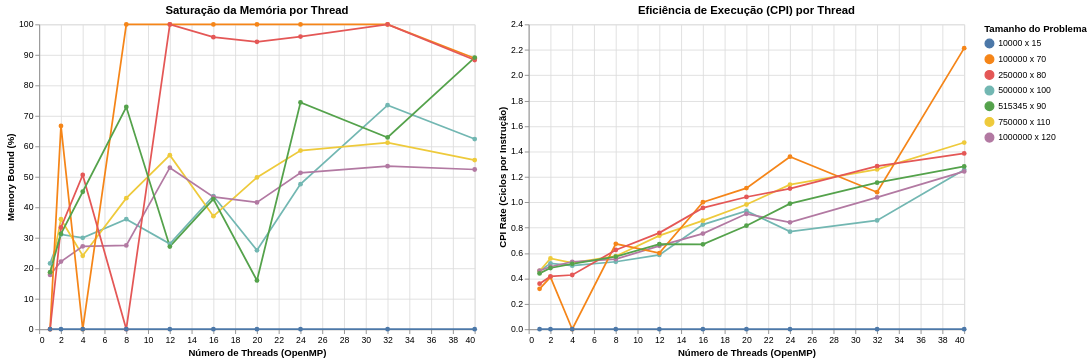

Write notebook code for a chart like this one.
### Code cell
import altair as alt

# Ordenação para os gráficos
order = df_hpc_para.sort_values(['samples', 'features'])['problem_size'].unique().tolist()

# Gráfico 1: Evolução do Gargalo de Memória
mem_chart = alt.Chart(df_hpc_para).mark_line(point=True).encode(
    x=alt.X('threads:Q', title='Número de Threads (OpenMP)'),
    y=alt.Y('Memory Bound:Q', title='Memory Bound (%)'),
    color=alt.Color('problem_size:N', sort=order, title='Tamanho do Problema'),
    tooltip=['problem_size', 'threads', 'Memory Bound']
).properties(
    width=500, height=350,
    title='Saturação da Memória por Thread'
)

# Gráfico 2: Evolução da Eficiência de Ciclo (CPI)
cpi_para_chart = alt.Chart(df_hpc_para).mark_line(point=True).encode(
    x=alt.X('threads:Q', title='Número de Threads (OpenMP)'),
    y=alt.Y('CPI Rate:Q', title='CPI Rate (Ciclos por Instrução)'),
    color=alt.Color('problem_size:N', sort=order, title='Tamanho do Problema'),
    tooltip=['problem_size', 'threads', 'CPI Rate']
).properties(
    width=500, height=350,
    title='Eficiência de Execução (CPI) por Thread'
)

(mem_chart | cpi_para_chart).resolve_scale(y='independent')

### Figure 1 — Vega-Lite specification as saved in the notebook (floating-point values rounded to 4 significant figures)
{"config": {"view": {"continuousWidth": 300, "continuousHeight": 300}}, "hconcat": [{"mark": {"type": "line", "point": true}, "encoding": {"color": {"field": "problem_size", "sort": ["10000 x 15", "100000 x 70", "250000 x 80", "500000 x 100", "515345 x 90", "750000 x 110", "1000000 x 120"], "title": "Tamanho do Problema", "type": "nominal"}, "tooltip": [{"field": "problem_size", "type": "nominal"}, {"field": "threads", "type": "quantitative"}, {"field": "Memory Bound", "type": "quantitative"}], "x": {"field": "threads", "title": "Número de Threads (OpenMP)", "type": "quantitative"}, "y": {"field": "Memory Bound", "title": "Memory Bound (%)", "type": "quantitative"}}, "height": 350, "title": "Saturação da Memória por Thread", "width": 500}, {"mark": {"type": "line", "point": true}, "encoding": {"color": {"field": "problem_size", "sort": ["10000 x 15", "100000 x 70", "250000 x 80", "500000 x 100", "515345 x 90", "750000 x 110", "1000000 x 120"], "title": "Tamanho do Problema", "type": "nominal"}, "tooltip": [{"field": "problem_size", "type": "nominal"}, {"field": "threads", "type": "quantitative"}, {"field": "CPI Rate", "type": "quantitative"}], "x": {"field": "threads", "title": "Número de Threads (OpenMP)", "type": "quantitative"}, "y": {"field": "CPI Rate", "title": "CPI Rate (Ciclos por Instrução)", "type": "quantitative"}}, "height": 350, "title": "Eficiência de Execução (CPI) por Thread", "width": 500}], "data": {"name": "data-4eeabbe0af11d0af52b4e0cbfb0cbd5f"}, "resolve": {"scale": {"y": "independent"}}, "$schema": "https://vega.github.io/schema/vega-lite/v6.1.0.json", "datasets": {"data-4eeabbe0af11d0af52b4e0cbfb0cbd5f": [{"problem_size": "500000 x 100", "threads": 1, "samples": 500000, "features": 100, "CPI Rate": 0.4583, "Memory Bound": 21.6, "Cache Bound": 10.3}, {"problem_size": "500000 x 100", "threads": 2, "samples": 500000, "features": 100, "CPI Rate": 0.5187, "Memory Bound": 31.1, "Cache Bound": 20.8}, {"problem_size": "500000 x 100", "threads": 4, "samples": 500000, "features": 100, "CPI Rate": 0.5, "Memory Bound": 30.0, "Cache Bound": 19.6}, {"problem_size": "500000 x 100", "threads": 8, "samples": 500000, "features": 100, "CPI Rate": 0.5314, "Memory Bound": 36.1, "Cache Bound": 20.2}, {"problem_size": "500000 x 100", "threads": 12, "samples": 500000, "features": 100, "CPI Rate": 0.585, "Memory Bound": 28.0, "Cache Bound": 35.0}, {"problem_size": "500000 x 100", "threads": 16, "samples": 500000, "features": 100, "CPI Rate": 0.8241, "Memory Bound": 43.7, "Cache Bound": 89.0}, {"problem_size": "500000 x 100", "threads": 20, "samples": 500000, "features": 100, "CPI Rate": 0.9316, "Memory Bound": 25.9, "Cache Bound": 35.5}, {"problem_size": "500000 x 100", "threads": 24, "samples": 500000, "features": 100, "CPI Rate": 0.7684, "Memory Bound": 47.6, "Cache Bound": 30.9}, {"problem_size": "500000 x 100", "threads": 32, "samples": 500000, "features": 100, "CPI Rate": 0.8563, "Memory Bound": 73.5, "Cache Bound": 43.2}, {"problem_size": "500000 x 100", "threads": 40, "samples": 500000, "features": 100, "CPI Rate": 1.255, "Memory Bound": 62.4, "Cache Bound": 38.1}, {"problem_size": "750000 x 110", "threads": 1, "samples": 750000, "features": 110, "CPI Rate": 0.4589, "Memory Bound": 18.1, "Cache Bound": 8.8}, {"problem_size": "750000 x 110", "threads": 2, "samples": 750000, "features": 110, "CPI Rate": 0.5572, "Memory Bound": 36.1, "Cache Bound": 15.8}, {"problem_size": "750000 x 110", "threads": 4, "samples": 750000, "features": 110, "CPI Rate": 0.5235, "Memory Bound": 24.1, "Cache Bound": 10.4}, {"problem_size": "750000 x 110", "threads": 8, "samples": 750000, "features": 110, "CPI Rate": 0.5751, "Memory Bound": 43.0, "Cache Bound": 20.2}, {"problem_size": "750000 x 110", "threads": 12, "samples": 750000, "features": 110, "CPI Rate": 0.7368, "Memory Bound": 57.1, "Cache Bound": 53.7}, {"problem_size": "750000 x 110", "threads": 16, "samples": 750000, "features": 110, "CPI Rate": 0.8547, "Memory Bound": 37.1, "Cache Bound": 29.4}, {"problem_size": "750000 x 110", "threads": 20, "samples": 750000, "features": 110, "CPI Rate": 0.982, "Memory Bound": 49.8, "Cache Bound": 35.6}, {"problem_size": "750000 x 110", "threads": 24, "samples": 750000, "features": 110, "CPI Rate": 1.138, "Memory Bound": 58.6, "Cache Bound": 30.7}, {"problem_size": "750000 x 110", "threads": 32, "samples": 750000, "features": 110, "CPI Rate": 1.258, "Memory Bound": 61.2, "Cache Bound": 79.0}, {"problem_size": "750000 x 110", "threads": 40, "samples": 750000, "features": 110, "CPI Rate": 1.47, "Memory Bound": 55.5, "Cache Bound": 88.7}, {"problem_size": "1000000 x 120", "threads": 1, "samples": 1000000, "features": 120, "CPI Rate": 0.4613, "Memory Bound": 17.8, "Cache Bound": 8.6}, {"problem_size": "1000000 x 120", "threads": 2, "samples": 1000000, "features": 120, "CPI Rate": 0.492, "Memory Bound": 22.2, "Cache Bound": 10.8}, {"problem_size": "1000000 x 120", "threads": 4, "samples": 1000000, "features": 120, "CPI Rate": 0.5311, "Memory Bound": 27.2, "Cache Bound": 13.3}, {"problem_size": "1000000 x 120", "threads": 8, "samples": 1000000, "features": 120, "CPI Rate": 0.5527, "Memory Bound": 27.5, "Cache Bound": 20.0}, {"problem_size": "1000000 x 120", "threads": 12, "samples": 1000000, "features": 120, "CPI Rate": 0.6566, "Memory Bound": 53.0, "Cache Bound": 34.0}, {"problem_size": "1000000 x 120", "threads": 16, "samples": 1000000, "features": 120, "CPI Rate": 0.7532, "Memory Bound": 43.4, "Cache Bound": 24.5}, {"problem_size": "1000000 x 120", "threads": 20, "samples": 1000000, "features": 120, "CPI Rate": 0.9089, "Memory Bound": 41.6, "Cache Bound": 26.1}, {"problem_size": "1000000 x 120", "threads": 24, "samples": 1000000, "features": 120, "CPI Rate": 0.8421, "Memory Bound": 51.3, "Cache Bound": 47.6}, {"problem_size": "1000000 x 120", "threads": 32, "samples": 1000000, "features": 120, "CPI Rate": 1.038, "Memory Bound": 53.5, "Cache Bound": 30.1}, {"problem_size": "1000000 x 120", "threads": 40, "samples": 1000000, "features": 120, "CPI Rate": 1.243, "Memory Bound": 52.4, "Cache Bound": 35.1}, {"problem_size": "100000 x 70", "threads": 1, "samples": 100000, "features": 70, "CPI Rate": 0.3182, "Memory Bound": 0.0, "Cache Bound": 0.0}, {"problem_size": "100000 x 70", "threads": 2, "samples": 100000, "features": 70, "CPI Rate": 0.4107, "Memory Bound": 66.7, "Cache Bound": 26.5}, {"problem_size": "100000 x 70", "threads": 4, "samples": 100000, "features": 70, "CPI Rate": 0.0, "Memory Bound": 0.0, "Cache Bound": 0.0}, {"problem_size": "100000 x 70", "threads": 8, "samples": 100000, "features": 70, "CPI Rate": 0.6727, "Memory Bound": 100.0, "Cache Bound": 100.0}, {"problem_size": "100000 x 70", "threads": 12, "samples": 100000, "features": 70, "CPI Rate": 0.6, "Memory Bound": 100.0, "Cache Bound": 100.0}, {"problem_size": "100000 x 70", "threads": 16, "samples": 100000, "features": 70, "CPI Rate": 1.0, "Memory Bound": 100.0, "Cache Bound": 100.0}, {"problem_size": "100000 x 70", "threads": 20, "samples": 100000, "features": 70, "CPI Rate": 1.111, "Memory Bound": 100.0, "Cache Bound": 100.0}, {"problem_size": "100000 x 70", "threads": 24, "samples": 100000, "features": 70, "CPI Rate": 1.358, "Memory Bound": 100.0, "Cache Bound": 100.0}, {"problem_size": "100000 x 70", "threads": 32, "samples": 100000, "features": 70, "CPI Rate": 1.079, "Memory Bound": 100.0, "Cache Bound": 100.0}, {"problem_size": "100000 x 70", "threads": 40, "samples": 100000, "features": 70, "CPI Rate": 2.213, "Memory Bound": 88.9, "Cache Bound": 100.0}, {"problem_size": "250000 x 80", "threads": 1, "samples": 250000, "features": 80, "CPI Rate": 0.3588, "Memory Bound": 0.0, "Cache Bound": 0.0}, {"problem_size": "250000 x 80", "threads": 2, "samples": 250000, "features": 80, "CPI Rate": 0.4157, "Memory Bound": 33.4, "Cache Bound": 17.6}, {"problem_size": "250000 x 80", "threads": 4, "samples": 250000, "features": 80, "CPI Rate": 0.427, "Memory Bound": 50.6, "Cache Bound": 16.0}, {"problem_size": "250000 x 80", "threads": 8, "samples": 250000, "features": 80, "CPI Rate": 0.6243, "Memory Bound": 0.0, "Cache Bound": 22.5}, {"problem_size": "250000 x 80", "threads": 12, "samples": 250000, "features": 80, "CPI Rate": 0.7586, "Memory Bound": 100.0, "Cache Bound": 55.3}, {"problem_size": "250000 x 80", "threads": 16, "samples": 250000, "features": 80, "CPI Rate": 0.9551, "Memory Bound": 95.8, "Cache Bound": 61.3}, {"problem_size": "250000 x 80", "threads": 20, "samples": 250000, "features": 80, "CPI Rate": 1.041, "Memory Bound": 94.3, "Cache Bound": 68.8}, {"problem_size": "250000 x 80", "threads": 24, "samples": 250000, "features": 80, "CPI Rate": 1.108, "Memory Bound": 96.0, "Cache Bound": 79.0}, {"problem_size": "250000 x 80", "threads": 32, "samples": 250000, "features": 80, "CPI Rate": 1.284, "Memory Bound": 100.0, "Cache Bound": 87.0}, {"problem_size": "250000 x 80", "threads": 40, "samples": 250000, "features": 80, "CPI Rate": 1.384, "Memory Bound": 88.3, "Cache Bound": 89.5}, {"problem_size": "10000 x 15", "threads": 1, "samples": 10000, "features": 15, "CPI Rate": 0.0, "Memory Bound": 0.0, "Cache Bound": 0.0}, {"problem_size": "10000 x 15", "threads": 2, "samples": 10000, "features": 15, "CPI Rate": 0.0, "Memory Bound": 0.0, "Cache Bound": 0.0}, {"problem_size": "10000 x 15", "threads": 4, "samples": 10000, "features": 15, "CPI Rate": 0.0, "Memory Bound": 0.0, "Cache Bound": 0.0}, {"problem_size": "10000 x 15", "threads": 8, "samples": 10000, "features": 15, "CPI Rate": 0.0, "Memory Bound": 0.0, "Cache Bound": 0.0}, {"problem_size": "10000 x 15", "threads": 12, "samples": 10000, "features": 15, "CPI Rate": 0.0, "Memory Bound": 0.0, "Cache Bound": 0.0}, {"problem_size": "10000 x 15", "threads": 16, "samples": 10000, "features": 15, "CPI Rate": 0.0, "Memory Bound": 0.0, "Cache Bound": 0.0}, {"problem_size": "10000 x 15", "threads": 20, "samples": 10000, "features": 15, "CPI Rate": 0.0, "Memory Bound": 0.0, "Cache Bound": 0.0}, {"problem_size": "10000 x 15", "threads": 24, "samples": 10000, "features": 15, "CPI Rate": 0.0, "Memory Bound": 0.0, "Cache Bound": 0.0}, {"problem_size": "10000 x 15", "threads": 32, "samples": 10000, "features": 15, "CPI Rate": 0.0, "Memory Bound": 0.0, "Cache Bound": 0.0}, {"problem_size": "10000 x 15", "threads": 40, "samples": 10000, "features": 15, "CPI Rate": 0.0, "Memory Bound": 0.0, "Cache Bound": 0.0}, {"problem_size": "515345 x 90", "threads": 1, "samples": 515345, "features": 90, "CPI Rate": 0.4397, "Memory Bound": 18.7, "Cache Bound": 12.4}, {"problem_size": "515345 x 90", "threads": 2, "samples": 515345, "features": 90, "CPI Rate": 0.4821, "Memory Bound": 31.3, "Cache Bound": 19.7}, {"problem_size": "515345 x 90", "threads": 4, "samples": 515345, "features": 90, "CPI Rate": 0.5147, "Memory Bound": 45.1, "Cache Bound": 32.0}, {"problem_size": "515345 x 90", "threads": 8, "samples": 515345, "features": 90, "CPI Rate": 0.5718, "Memory Bound": 72.9, "Cache Bound": 60.6}, {"problem_size": "515345 x 90", "threads": 12, "samples": 515345, "features": 90, "CPI Rate": 0.6697, "Memory Bound": 27.1, "Cache Bound": 22.6}, {"problem_size": "515345 x 90", "threads": 16, "samples": 515345, "features": 90, "CPI Rate": 0.6687, "Memory Bound": 42.7, "Cache Bound": 29.9}, {"problem_size": "515345 x 90", "threads": 20, "samples": 515345, "features": 90, "CPI Rate": 0.8152, "Memory Bound": 16.0, "Cache Bound": 32.8}, {"problem_size": "515345 x 90", "threads": 24, "samples": 515345, "features": 90, "CPI Rate": 0.9883, "Memory Bound": 74.4, "Cache Bound": 34.5}, {"problem_size": "515345 x 90", "threads": 32, "samples": 515345, "features": 90, "CPI Rate": 1.154, "Memory Bound": 62.9, "Cache Bound": 38.3}, {"problem_size": "515345 x 90", "threads": 40, "samples": 515345, "features": 90, "CPI Rate": 1.281, "Memory Bound": 89.1, "Cache Bound": 43.5}]}}
